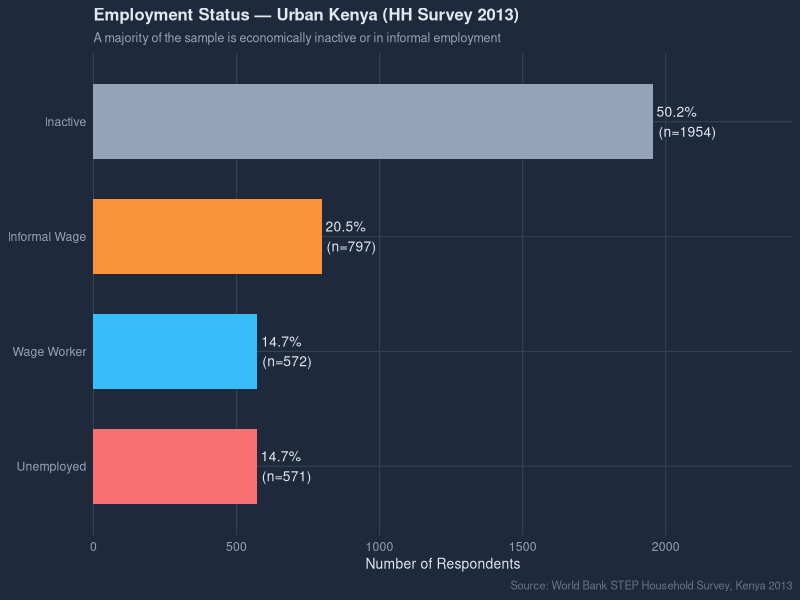
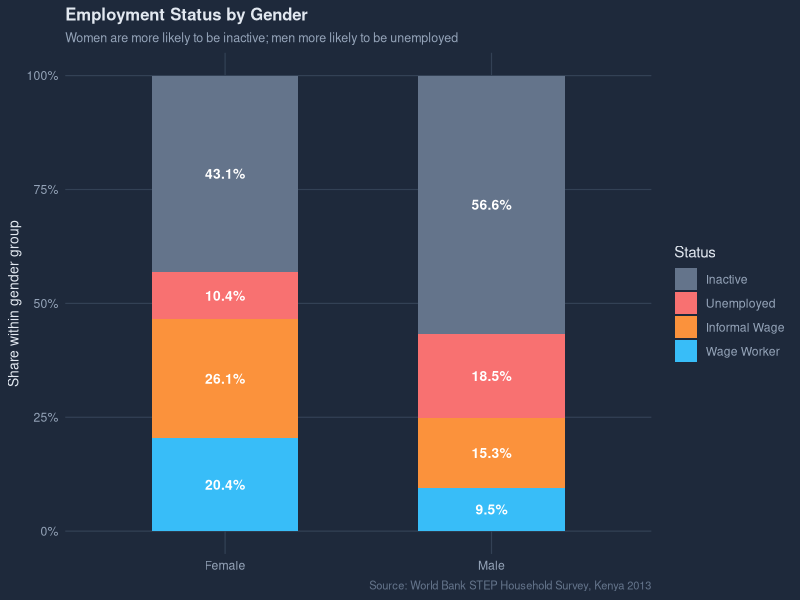
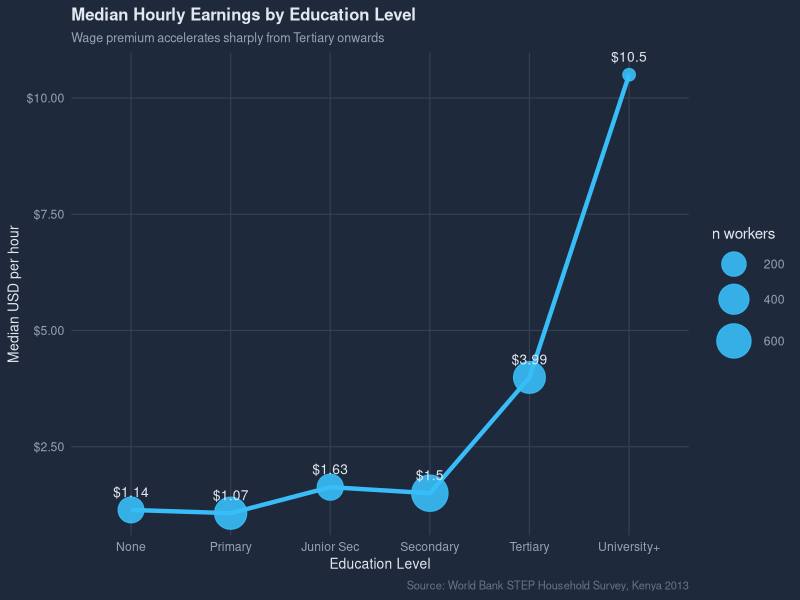
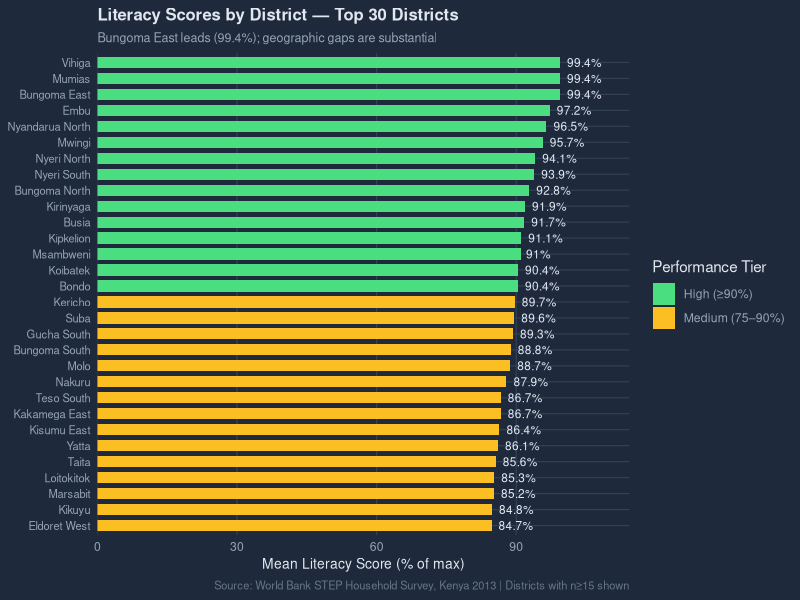
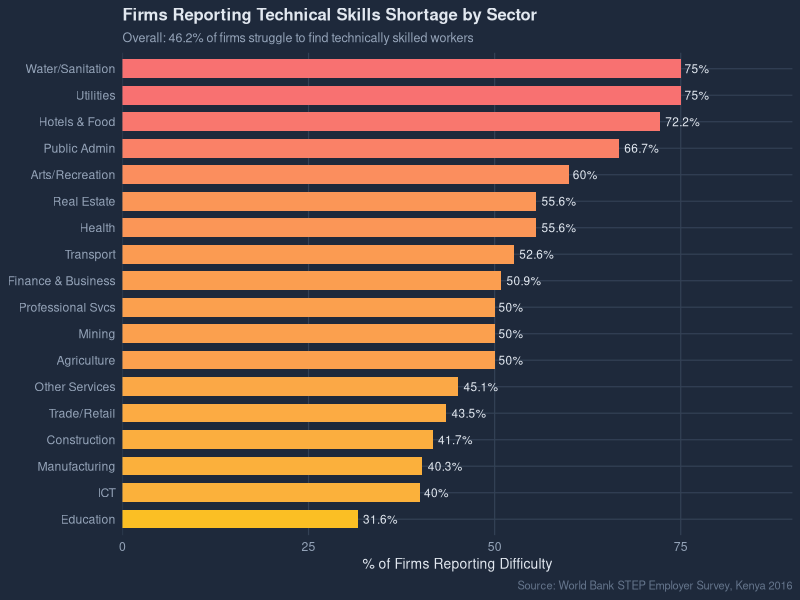
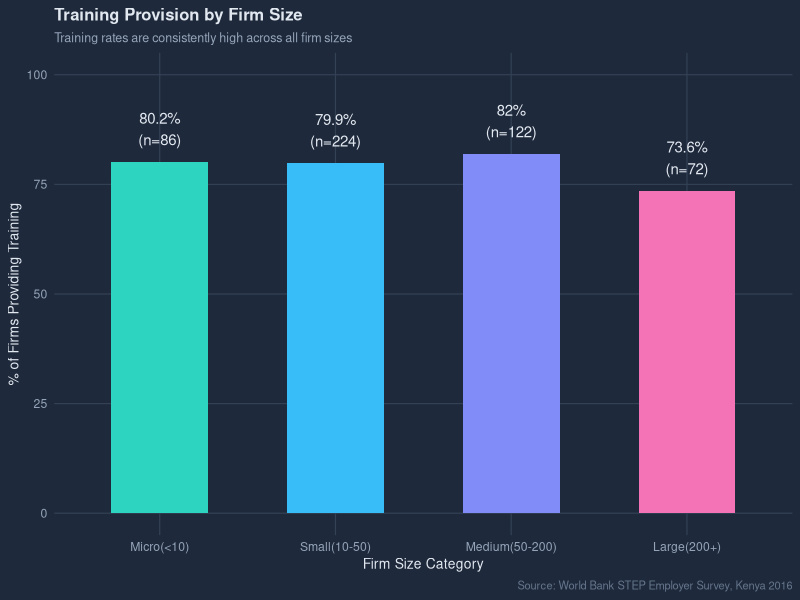
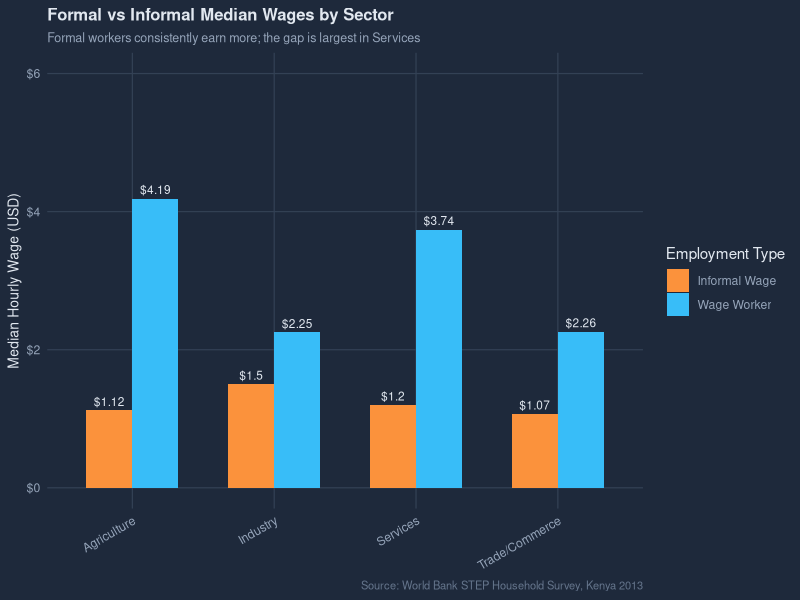
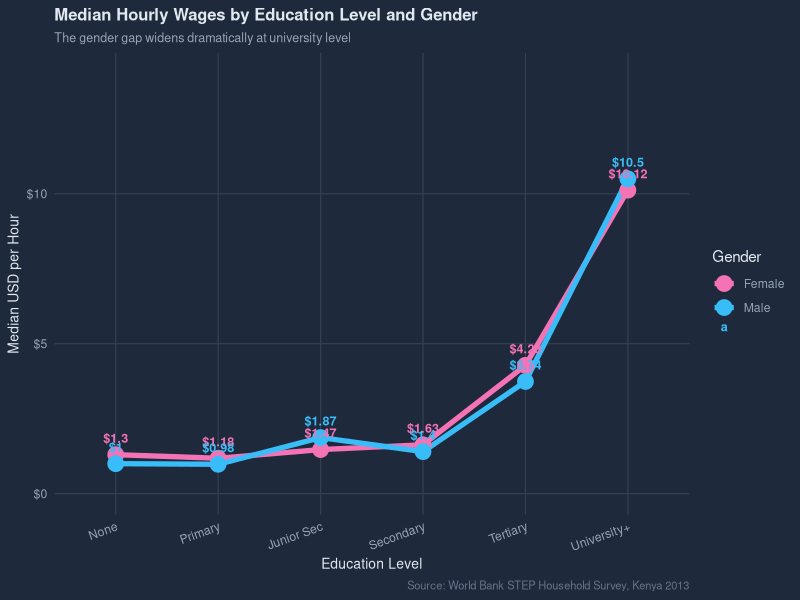

These figures' R source, in order:
## ---- chunk 1
knitr::opts_chunk$set(
  echo    = TRUE,
  warning = FALSE,
  message = FALSE,
  fig.align = "center"
)
# Load libraries
library(dplyr)
library(tidyr)
library(ggplot2)
library(scales)
library(knitr)
library(kableExtra)

# Load cleaned data
emp <- read.csv("emp_clean.csv", stringsAsFactors = FALSE)
hh  <- read.csv("hh_clean.csv",  stringsAsFactors = FALSE)

# Ordered factors
educ_levels <- c("None","Primary","Junior Sec","Secondary","Tertiary","University+")
hh$educ_group <- factor(hh$educ_group, levels = educ_levels, ordered = TRUE)
size_levels   <- c("Micro(<10)","Small(10-50)","Medium(50-200)","Large(200+)")
emp$size_cat  <- factor(emp$size_cat, levels = size_levels, ordered = TRUE)

# Shared dark theme for all ggplots
theme_step <- function() {
  theme_minimal(base_size = 11) +
  theme(
    plot.background  = element_rect(fill = "#1e293b", color = NA),
    panel.background = element_rect(fill = "#1e293b", color = NA),
    panel.grid.major = element_line(color = "#334155", linewidth = 0.4),
    panel.grid.minor = element_blank(),
    axis.text        = element_text(color = "#94a3b8"),
    axis.title       = element_text(color = "#e2e8f0", size = 10),
    plot.title       = element_text(color = "#e2e8f0", size = 12, face = "bold"),
    plot.subtitle    = element_text(color = "#94a3b8", size = 9),
    legend.background= element_rect(fill = "#1e293b", color = NA),
    legend.text      = element_text(color = "#94a3b8"),
    legend.title     = element_text(color = "#e2e8f0"),
    strip.text       = element_text(color = "#e2e8f0"),
    plot.caption     = element_text(color = "#64748b", size = 8)
  )
}

pal <- c("#38bdf8","#f472b6","#4ade80","#fb923c","#818cf8","#fbbf24","#f87171","#2dd4bf")
## ---- chunk 2
hh_summary <- data.frame(
  Attribute = c("Survey Name", "Country", "Year", "Coverage",
                "Sample Size", "Unit of Analysis", "Key Themes", "Source"),
  Details   = c(
    "STEP Household Survey",
    "Kenya",
    "2013",
    "Urban areas across all major regions",
    "3,894 respondents (2,041 male, 1,853 female)",
    "Working-age individuals (15–64 years)",
    "Education, employment, wages, literacy, socio-emotional skills",
    "World Bank Microdata Library — Catalog No. 2226"
  )
)

kable(hh_summary, col.names = c("Attribute","Details"),
      caption = "Table 1: STEP Household Survey Overview") |>
  kable_styling(bootstrap_options = c("striped","hover","condensed"),
                full_width = FALSE, font_size = 12) |>
  column_spec(1, bold = TRUE, color = "#38bdf8")
## ---- chunk 3
hh_vars <- data.frame(
  Variable = c("gender_label","age","educ_group","emp_status",
               "earnings_h_usd","literacy_pct","has_training",
               "read_label","extraversion_av","grit_av"),
  Type     = c("Categorical","Continuous","Ordered Factor","Categorical",
               "Continuous","Continuous","Binary",
               "Ordered Factor","Continuous","Continuous"),
  Description = c(
    "Male / Female",
    "Age in years (range: 15–64)",
    "Education bracket: None to University+",
    "Wage Worker / Informal Wage / Unemployed / Inactive",
    "Hourly earnings in USD (median = $1.63)",
    "ETS literacy test score as % of maximum (36 items)",
    "1 = received vocational or skills training",
    "Literacy level: Cannot Read → Full Passage",
    "Extraversion personality score (scale 1–4)",
    "Grit score — perseverance & consistency (scale 1–4)"
  )
)

kable(hh_vars, col.names = c("Variable","Type","Description"),
      caption = "Table 2: Key Variables — Household Survey") |>
  kable_styling(bootstrap_options = c("striped","hover","condensed"), font_size = 11) |>
  column_spec(1, monospace = TRUE, color = "#4ade80")
## ---- chunk 4
emp_summary <- data.frame(
  Attribute = c("Survey Name","Country","Year","Coverage",
                "Sample Size","Unit of Analysis","Key Themes","Source"),
  Details   = c(
    "STEP Employer Survey",
    "Kenya",
    "2016",
    "13 urban areas including Nairobi, Mombasa, Kisumu, Nakuru",
    "504 firms across 18 industry sectors",
    "Formal and semi-formal enterprises",
    "Skills demand, hiring difficulties, training, vacancies, productivity",
    "World Bank Microdata Library — Catalog No. 2996"
  )
)

kable(emp_summary, col.names = c("Attribute","Details"),
      caption = "Table 3: STEP Employer Survey Overview") |>
  kable_styling(bootstrap_options = c("striped","hover","condensed"),
                full_width = FALSE, font_size = 12) |>
  column_spec(1, bold = TRUE, color = "#fb923c")
## ---- chunk 5
emp_vars <- data.frame(
  Variable = c("sector_label","size_cat","city",
               "diff_soft","diff_tech",
               "provides_training","has_vacancies","productivity_up"),
  Type     = c("Categorical","Ordered Factor","Categorical",
               "Binary","Binary","Binary","Binary","Binary"),
  Description = c(
    "Industry sector (18 categories)",
    "Firm size: Micro / Small / Medium / Large",
    "Survey city (13 urban areas)",
    "1 = firm reports difficulty finding soft-skilled workers",
    "1 = firm reports difficulty finding technically skilled workers",
    "1 = firm provides on-job or off-job training",
    "1 = firm has unfilled vacancies",
    "1 = firm reports productivity increased in past year"
  )
)

kable(emp_vars, col.names = c("Variable","Type","Description"),
      caption = "Table 4: Key Variables — Employer Survey") |>
  kable_styling(bootstrap_options = c("striped","hover","condensed"), font_size = 11) |>
  column_spec(1, monospace = TRUE, color = "#fb923c")
## ---- chunk 6
tech <- data.frame(
  Component = c("Dashboard framework","Interactivity","Charts",
                "Data tables","Styling","Data preparation","Language"),
  Tool      = c("shinydashboard","Shiny (reactive programming)","plotly",
                "DT (DataTables)","Custom CSS (dark theme)","dplyr + tidyr","R 4.x")
)
kable(tech, col.names = c("Component","Tool"),
      caption = "Table 5: Technology Stack") |>
  kable_styling(bootstrap_options = c("striped","hover"), full_width = FALSE, font_size = 12)
## ---- chunk 7
tabs <- data.frame(
  Tab = c("1. Overview","2. Skills Supply","3. Skills Demand",
          "4. Skills Gap","5. Earnings Analysis"),
  `Data Source` = c("Both","Household Survey","Employer Survey","Both","Household Survey"),
  `Research Question` = c(
    "What is the overall labour market picture in urban Kenya?",
    "What skills and qualifications do Kenyan workers have?",
    "What skills are Kenyan employers struggling to find?",
    "Where is the mismatch between supply and demand most severe?",
    "What determines wage levels and the gender pay gap?"
  ),
  `Key Charts` = c(
    "KPI cards, employment pie, gender bars, firm sectors",
    "Wage by education, literacy ranking, traits radar",
    "Skill gap by sector, training provision, vacancies",
    "Bubble chart, wage premium table, formal vs informal",
    "Violin plots, occupation bars, gender wage gap lines"
  )
)

kable(tabs, col.names = c("Tab","Data Source","Research Question","Key Charts"),
      caption = "Table 6: Dashboard Tab Structure") |>
  kable_styling(bootstrap_options = c("striped","hover","condensed"), font_size = 10) |>
  column_spec(1, bold = TRUE)
## ---- chunk 8
# Compute KPIs
active   <- hh |> filter(emp_status %in% c("Unemployed","Wage Worker","Informal Wage"))
workers  <- hh |> filter(earnings_h_usd > 0, !is.na(earnings_h_usd))
employed <- hh |> filter(emp_status %in% c("Wage Worker","Informal Wage"))

kpis <- data.frame(
  Indicator = c(
    "Total workers surveyed (HH)", "Total firms surveyed",
    "Unemployment rate (active workers)","Informality rate (employed workers)",
    "Median hourly wage (USD)","Full literacy rate",
    "Firms reporting technical skills gap","Firms providing worker training"
  ),
  Value = c(
    format(nrow(hh), big.mark = ","),
    nrow(emp),
    paste0(round(mean(active$emp_status == "Unemployed") * 100, 1), "%"),
    paste0(round(mean(employed$emp_status == "Informal Wage") * 100, 1), "%"),
    paste0("$", round(median(workers$earnings_h_usd), 2)),
    paste0(round(mean(hh$read_label == "Full Passage", na.rm = TRUE) * 100, 1), "%"),
    paste0(round(mean(emp$diff_tech) * 100, 1), "%"),
    paste0(round(mean(emp$provides_training) * 100, 1), "%")
  ),
  Source = c(rep("HH Survey",6), rep("Employer Survey",2))
)

kable(kpis, col.names = c("Indicator","Value","Source"),
      caption = "Table 7: Dashboard Key Performance Indicators") |>
  kable_styling(bootstrap_options = c("striped","hover"), font_size = 12) |>
  column_spec(2, bold = TRUE, color = "#38bdf8") |>
  row_spec(c(3,4), background = "#1e293b")
## ---- chunk 9
emp_status_d <- hh |> count(emp_status) |>
  mutate(pct = round(n / sum(n) * 100, 1),
         emp_status = factor(emp_status,
           levels = c("Inactive","Unemployed","Informal Wage","Wage Worker")))

ggplot(emp_status_d, aes(x = reorder(emp_status, n), y = n, fill = emp_status)) +
  geom_col(width = 0.65, show.legend = FALSE) +
  geom_text(aes(label = paste0(pct, "%\n(n=", n, ")")),
            hjust = -0.1, color = "#e2e8f0", size = 3.5) +
  scale_fill_manual(values = c(
    "Inactive"     = "#94a3b8",
    "Unemployed"   = "#f87171",
    "Informal Wage"= "#fb923c",
    "Wage Worker"  = "#38bdf8"
  )) +
  coord_flip(clip = "off") +
  scale_y_continuous(expand = expansion(mult = c(0, 0.25))) +
  labs(title    = "Employment Status — Urban Kenya (HH Survey 2013)",
       subtitle = "A majority of the sample is economically inactive or in informal employment",
       x = NULL, y = "Number of Respondents",
       caption = "Source: World Bank STEP Household Survey, Kenya 2013") +
  theme_step()
## ---- chunk 10
gender_emp <- hh |>
  group_by(gender_label, emp_status) |>
  summarise(n = n(), .groups = "drop") |>
  group_by(gender_label) |>
  mutate(pct = round(n / sum(n) * 100, 1))

ggplot(gender_emp, aes(x = gender_label, y = pct,
                        fill = factor(emp_status,
                          levels = c("Inactive","Unemployed","Informal Wage","Wage Worker")))) +
  geom_col(position = "fill", width = 0.55) +
  geom_text(aes(label = paste0(pct, "%")),
            position = position_fill(vjust = 0.5),
            color = "white", size = 3.5, fontface = "bold") +
  scale_y_continuous(labels = percent_format()) +
  scale_fill_manual(
    name   = "Status",
    values = c("Inactive"     = "#64748b",
               "Unemployed"   = "#f87171",
               "Informal Wage"= "#fb923c",
               "Wage Worker"  = "#38bdf8")) +
  labs(title    = "Employment Status by Gender",
       subtitle = "Women are more likely to be inactive; men more likely to be unemployed",
       x = NULL, y = "Share within gender group",
       caption = "Source: World Bank STEP Household Survey, Kenya 2013") +
  theme_step()
## ---- chunk 11
wage_educ <- hh |>
  filter(!is.na(earnings_h_usd), earnings_h_usd > 0, !is.na(educ_group)) |>
  group_by(educ_group) |>
  summarise(median_wage = round(median(earnings_h_usd), 2),
            n           = n(), .groups = "drop")

ggplot(wage_educ, aes(x = educ_group, y = median_wage, group = 1)) +
  geom_line(color = "#38bdf8", linewidth = 1.5) +
  geom_point(aes(size = n), color = "#38bdf8", alpha = 0.9) +
  geom_text(aes(label = paste0("$", median_wage)),
            vjust = -1.3, color = "#e2e8f0", size = 3.5) +
  scale_size_continuous(range = c(4, 12), name = "n workers") +
  scale_y_continuous(labels = dollar_format()) +
  labs(title    = "Median Hourly Earnings by Education Level",
       subtitle = "Wage premium accelerates sharply from Tertiary onwards",
       x = "Education Level", y = "Median USD per hour",
       caption = "Source: World Bank STEP Household Survey, Kenya 2013") +
  theme_step()
## ---- chunk 12
lit_district <- hh |>
  group_by(district_clean) |>
  summarise(mean_lit = round(mean(literacy_pct, na.rm = TRUE), 1),
            n = n(), .groups = "drop") |>
  filter(n >= 15) |>
  arrange(desc(mean_lit)) |>
  head(30) |>
  mutate(tier = case_when(
    mean_lit >= 90 ~ "High (≥90%)",
    mean_lit >= 75 ~ "Medium (75–90%)",
    TRUE           ~ "Low (<75%)"
  ))

ggplot(lit_district, aes(x = mean_lit, y = reorder(district_clean, mean_lit), fill = tier)) +
  geom_col(width = 0.7) +
  geom_text(aes(label = paste0(mean_lit, "%")), hjust = -0.2,
            color = "#e2e8f0", size = 3) +
  scale_fill_manual(name = "Performance Tier",
                    values = c("High (≥90%)"    = "#4ade80",
                               "Medium (75–90%)"= "#fbbf24",
                               "Low (<75%)"     = "#f87171")) +
  scale_x_continuous(expand = expansion(mult = c(0, 0.15))) +
  labs(title    = "Literacy Scores by District — Top 30 Districts",
       subtitle = "Bungoma East leads (99.4%); geographic gaps are substantial",
       x = "Mean Literacy Score (% of max)", y = NULL,
       caption = "Source: World Bank STEP Household Survey, Kenya 2013 | Districts with n≥15 shown") +
  theme_step() +
  theme(axis.text.y = element_text(size = 8))
## ---- chunk 13
skill_sec <- emp |>
  group_by(sector_label) |>
  summarise(pct_tech = round(mean(diff_tech) * 100, 1),
            pct_soft = round(mean(diff_soft) * 100, 1),
            n        = n(), .groups = "drop") |>
  arrange(desc(pct_tech))

ggplot(skill_sec, aes(x = pct_tech, y = reorder(sector_label, pct_tech))) +
  geom_col(aes(fill = pct_tech), width = 0.7, show.legend = FALSE) +
  geom_text(aes(label = paste0(pct_tech, "%")), hjust = -0.15,
            color = "#e2e8f0", size = 3) +
  scale_fill_gradient(low = "#fbbf24", high = "#f87171") +
  scale_x_continuous(expand = expansion(mult = c(0, 0.2))) +
  labs(title    = "Firms Reporting Technical Skills Shortage by Sector",
       subtitle = "Overall: 46.2% of firms struggle to find technically skilled workers",
       x = "% of Firms Reporting Difficulty", y = NULL,
       caption = "Source: World Bank STEP Employer Survey, Kenya 2016") +
  theme_step()
## ---- chunk 14
train_sz <- emp |>
  mutate(size_cat = factor(size_cat, levels = size_levels)) |>
  group_by(size_cat) |>
  summarise(pct = round(mean(provides_training) * 100, 1),
            n   = n(), .groups = "drop")

ggplot(train_sz, aes(x = size_cat, y = pct, fill = size_cat)) +
  geom_col(width = 0.55, show.legend = FALSE) +
  geom_text(aes(label = paste0(pct, "%\n(n=", n, ")")),
            vjust = -0.5, color = "#e2e8f0", size = 3.8) +
  scale_fill_manual(values = c("#2dd4bf","#38bdf8","#818cf8","#f472b6")) +
  scale_y_continuous(limits = c(0, 100)) +
  labs(title    = "Training Provision by Firm Size",
       subtitle = "Training rates are consistently high across all firm sizes",
       x = "Firm Size Category", y = "% of Firms Providing Training",
       caption = "Source: World Bank STEP Employer Survey, Kenya 2016") +
  theme_step()
## ---- chunk 15
formal_d <- hh |>
  filter(emp_status %in% c("Wage Worker","Informal Wage"),
         !is.na(earnings_h_usd), earnings_h_usd > 0,
         sector_label != "Unknown") |>
  group_by(sector_label, emp_status) |>
  summarise(median_wage = round(median(earnings_h_usd), 2), .groups = "drop")

ggplot(formal_d, aes(x = sector_label, y = median_wage, fill = emp_status)) +
  geom_col(position = "dodge", width = 0.65) +
  geom_text(aes(label = paste0("$", median_wage)),
            position = position_dodge(width = 0.65),
            vjust = -0.5, color = "#e2e8f0", size = 3) +
  scale_fill_manual(name   = "Employment Type",
                    values = c("Wage Worker"   = "#38bdf8",
                               "Informal Wage" = "#fb923c")) +
  scale_y_continuous(labels = dollar_format(), limits = c(0, 6)) +
  labs(title    = "Formal vs Informal Median Wages by Sector",
       subtitle = "Formal workers consistently earn more; the gap is largest in Services",
       x = NULL, y = "Median Hourly Wage (USD)",
       caption = "Source: World Bank STEP Household Survey, Kenya 2013") +
  theme_step() +
  theme(axis.text.x = element_text(angle = 30, hjust = 1))
## ---- chunk 16
gap_tbl <- hh |>
  filter(!is.na(educ_group)) |>
  group_by(educ_group) |>
  summarise(
    N                   = n(),
    `Employment %`      = round(mean(emp_status %in% c("Wage Worker","Informal Wage")) * 100, 1),
    `Formal Work %`     = round(mean(emp_status == "Wage Worker") * 100, 1),
    `Median Wage (USD/hr)` = round(median(earnings_h_usd[earnings_h_usd > 0], na.rm = TRUE), 2),
    `Training %`        = round(mean(has_training, na.rm = TRUE) * 100, 1),
    `Literacy %`        = round(mean(literacy_pct, na.rm = TRUE), 1),
    .groups = "drop"
  ) |>
  arrange(educ_group)

kable(gap_tbl,
      caption = "Table 8: Education Level vs Key Labour Market Outcomes") |>
  kable_styling(bootstrap_options = c("striped","hover","condensed"), font_size = 11) |>
  column_spec(5, bold = TRUE, color = "#38bdf8") |>
  column_spec(7, color = "#4ade80")
## ---- chunk 17
earn_eg <- hh |>
  filter(!is.na(earnings_h_usd), earnings_h_usd > 0, !is.na(educ_group)) |>
  group_by(educ_group, gender_label) |>
  summarise(median_wage = round(median(earnings_h_usd), 2), .groups = "drop")

ggplot(earn_eg, aes(x = educ_group, y = median_wage,
                     color = gender_label, group = gender_label)) +
  geom_line(linewidth = 1.8) +
  geom_point(size = 5) +
  geom_text(aes(label = paste0("$", median_wage)),
            vjust = -1.2, size = 3.2, fontface = "bold") +
  scale_color_manual(name   = "Gender",
                     values = c("Male" = "#38bdf8", "Female" = "#f472b6")) +
  scale_y_continuous(labels = dollar_format(), limits = c(0, 14)) +
  labs(title    = "Median Hourly Wages by Education Level and Gender",
       subtitle = "The gender gap widens dramatically at university level",
       x = "Education Level", y = "Median USD per Hour",
       caption = "Source: World Bank STEP Household Survey, Kenya 2013") +
  theme_step() +
  theme(axis.text.x = element_text(angle = 20, hjust = 1))
## ---- chunk 18
occ_wage <- hh |>
  filter(!is.na(earnings_h_usd), earnings_h_usd > 0, !is.na(occ_label)) |>
  group_by(occ_label) |>
  summarise(median = round(median(earnings_h_usd), 2),
            q25    = round(quantile(earnings_h_usd, 0.25), 2),
            q75    = round(quantile(earnings_h_usd, 0.75), 2),
            n      = n(), .groups = "drop") |>
  arrange(median)

ggplot(occ_wage, aes(x = median, y = reorder(occ_label, median))) +
  geom_segment(aes(x = q25, xend = q75, yend = occ_label),
               color = "#334155", linewidth = 3, alpha = 0.8) +
  geom_point(aes(size = n), color = "#818cf8", alpha = 0.95) +
  geom_text(aes(label = paste0("$", median)), hjust = -0.6,
            color = "#e2e8f0", size = 3.2) +
  scale_size_continuous(range = c(3, 10), name = "n workers") +
  scale_x_continuous(labels = dollar_format(),
                     expand = expansion(mult = c(0, 0.3))) +
  labs(title    = "Hourly Wages by Occupation (Median + IQR)",
       subtitle = "Managers and Professionals earn 5–10× more than Elementary workers",
       x = "Hourly Wage (USD) — bar shows interquartile range",
       y = NULL,
       caption = "Source: World Bank STEP Household Survey, Kenya 2013") +
  theme_step()
